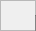
   <widget class="QFrame" name="tubeCalibFrame">
    <property name="geometry">
     <rect>
      <x>105</x>
      <y>75</y>
      <width>36</width>
      <height>31</height>
     </rect>
    </property>
    <property name="styleSheet">
     <string notr="true">background-image: url(:/transparent.png);</string>
    </property>
    <property name="frameShape">
     <enum>QFrame::StyledPanel</enum>
    </property>
    <property name="frameShadow">
     <enum>QFrame::Raised</enum>
    </property>
    <widget class="QFrame" name="frame_3">
     <property name="geometry">
      <rect>
       <x>35</x>
       <y>15</y>
       <width>401</width>
       <height>56</height>
      </rect>
     </property>
     <property name="styleSheet">
      <string notr="true">background-color: rgb(0, 0, 0,40);</string>
     </property>
     <property name="frameShape">
      <enum>QFrame::StyledPanel</enum>
     </property>
     <property name="frameShadow">
      <enum>QFrame::Raised</enum>
     </property>
     <widget class="QLabel" name="label_2">
      <property name="geometry">
       <rect>
        <x>10</x>
        <y>20</y>
        <width>101</width>
        <height>16</height>
       </rect>
      </property>
      <property name="font">
       <font>
        <family>Bitstream Charter</family>
        <pointsize>12</pointsize>
        <weight>75</weight>
        <bold>true</bold>
       </font>
      </property>
      <property name="toolTip">
       <string notr="true"/>
      </property>
      <property name="statusTip">
       <string notr="true"/>
      </property>
      <property name="whatsThis">
       <string notr="true"/>
      </property>
      <property name="accessibleName">
       <string notr="true"/>
      </property>
      <property name="accessibleDescription">
       <string notr="true"/>
      </property>
      <property name="styleSheet">
       <string notr="true">color: rgb(255, 255, 0);
border-image: url(:/transparent.png);
background-color: rgb(0, 0, 0,0);</string>
      </property>
      <property name="text">
       <string notr="true">TUBE NAME:</string>
      </property>
     </widget>
     <widget class="QLabel" name="tubeName">
      <property name="geometry">
       <rect>
        <x>115</x>
        <y>20</y>
        <width>156</width>
        <height>16</height>
       </rect>
      </property>
      <property name="font">
       <font>
        <family>Bitstream Charter</family>
        <pointsize>12</pointsize>
        <weight>75</weight>
        <bold>true</bold>
       </font>
      </property>
      <property name="toolTip">
       <string notr="true"/>
      </property>
      <property name="statusTip">
       <string notr="true"/>
      </property>
      <property name="whatsThis">
       <string notr="true"/>
      </property>
      <property name="accessibleName">
       <string notr="true"/>
      </property>
      <property name="accessibleDescription">
       <string notr="true"/>
      </property>
      <property name="styleSheet">
       <string notr="true">color: rgb(255, 255, 255);
border-image: url(:/transparent.png);
background-color: rgb(0, 0, 0,0);</string>
      </property>
      <property name="text">
       <string notr="true">XM12_SN123456</string>
      </property>
     </widget>
     <widget class="QFrame" name="readOnlyTubeFrame">
      <property name="geometry">
       <rect>
        <x>315</x>
        <y>0</y>
        <width>86</width>
        <height>56</height>
       </rect>
      </property>
      <property name="styleSheet">
       <string notr="true">background-color: rgb(0, 0, 0,0);</string>
      </property>
      <property name="frameShape">
       <enum>QFrame::StyledPanel</enum>
      </property>
      <property name="frameShadow">
       <enum>QFrame::Raised</enum>
      </property>
      <widget class="QLabel" name="tubeName_2">
       <property name="geometry">
        <rect>
         <x>5</x>
         <y>40</y>
         <width>76</width>
         <height>16</height>
        </rect>
       </property>
       <property name="font">
        <font>
         <family>Bitstream Charter</family>
         <pointsize>8</pointsize>
         <weight>75</weight>
         <bold>true</bold>
        </font>
       </property>
       <property name="toolTip">
        <string notr="true"/>
       </property>
       <property name="statusTip">
        <string notr="true"/>
       </property>
       <property name="whatsThis">
        <string notr="true"/>
       </property>
       <property name="accessibleName">
        <string notr="true"/>
       </property>
       <property name="accessibleDescription">
        <string notr="true"/>
       </property>
       <property name="styleSheet">
        <string notr="true">color: rgb(255, 255, 255);
border-image: url(:/transparent.png);
background-color: rgb(0, 0, 0,0);</string>
       </property>
       <property name="text">
        <string notr="true">READ ONLY</string>
       </property>
       <property name="alignment">
        <set>Qt::AlignCenter</set>
       </property>
      </widget>
      <widget class="QFrame" name="warningPC_2">
       <property name="geometry">
        <rect>
         <x>20</x>
         <y>5</y>
         <width>41</width>
         <height>36</height>
        </rect>
       </property>
       <property name="styleSheet">
        <string notr="true">border-image: url(:/warning.png);</string>
       </property>
       <property name="frameShape">
        <enum>QFrame::StyledPanel</enum>
       </property>
       <property name="frameShadow">
        <enum>QFrame::Raised</enum>
       </property>
      </widget>
     </widget>
    </widget>
    <widget class="QFrame" name="frame_7">
     <property name="geometry">
      <rect>
       <x>35</x>
       <y>85</y>
       <width>226</width>
       <height>116</height>
      </rect>
     </property>
     <property name="styleSheet">
      <string notr="true">background-color: rgb(0, 0, 0,40);</string>
     </property>
     <property name="frameShape">
      <enum>QFrame::StyledPanel</enum>
     </property>
     <property name="frameShadow">
      <enum>QFrame::Raised</enum>
     </property>
     <widget class="QLabel" name="label_4">
      <property name="geometry">
       <rect>
        <x>10</x>
        <y>5</y>
        <width>111</width>
        <height>16</height>
       </rect>
      </property>
      <property name="font">
       <font>
        <family>Bitstream Charter</family>
        <pointsize>12</pointsize>
        <weight>75</weight>
        <bold>true</bold>
       </font>
      </property>
      <property name="toolTip">
       <string notr="true"/>
      </property>
      <property name="statusTip">
       <string notr="true"/>
      </property>
      <property name="whatsThis">
       <string notr="true"/>
      </property>
      <property name="accessibleName">
       <string notr="true"/>
      </property>
      <property name="accessibleDescription">
       <string notr="true"/>
      </property>
      <property name="styleSheet">
       <string notr="true">color: rgb(255, 255, 0);
border-image: url(:/transparent.png);
background-color: rgb(0, 0, 0,0);</string>
      </property>
      <property name="text">
       <string notr="true">DATA PANEL</string>
      </property>
     </widget>
     <widget class="QLabel" name="label_5">
      <property name="geometry">
       <rect>
        <x>10</x>
        <y>35</y>
        <width>26</width>
        <height>16</height>
       </rect>
      </property>
      <property name="font">
       <font>
        <family>Bitstream Charter</family>
        <pointsize>12</pointsize>
        <weight>75</weight>
        <bold>true</bold>
       </font>
      </property>
      <property name="toolTip">
       <string notr="true"/>
      </property>
      <property name="statusTip">
       <string notr="true"/>
      </property>
      <property name="whatsThis">
       <string notr="true"/>
      </property>
      <property name="accessibleName">
       <string notr="true"/>
      </property>
      <property name="accessibleDescription">
       <string notr="true"/>
      </property>
      <property name="styleSheet">
       <string notr="true">color: rgb(255, 255, 0);
border-image: url(:/transparent.png);
background-color: rgb(0, 0, 0,0);</string>
      </property>
      <property name="text">
       <string notr="true">kV:</string>
      </property>
     </widget>
     <widget class="QLabel" name="label_6">
      <property name="geometry">
       <rect>
        <x>10</x>
        <y>60</y>
        <width>41</width>
        <height>16</height>
       </rect>
      </property>
      <property name="font">
       <font>
        <family>Bitstream Charter</family>
        <pointsize>12</pointsize>
        <weight>75</weight>
        <bold>true</bold>
       </font>
      </property>
      <property name="toolTip">
       <string notr="true"/>
      </property>
      <property name="statusTip">
       <string notr="true"/>
      </property>
      <property name="whatsThis">
       <string notr="true"/>
      </property>
      <property name="accessibleName">
       <string notr="true"/>
      </property>
      <property name="accessibleDescription">
       <string notr="true"/>
      </property>
      <property name="styleSheet">
       <string notr="true">color: rgb(255, 255, 0);
border-image: url(:/transparent.png);
background-color: rgb(0, 0, 0,0);</string>
      </property>
      <property name="text">
       <string notr="true">VDAC:</string>
      </property>
     </widget>
     <widget class="QLabel" name="tubekV">
      <property name="geometry">
       <rect>
        <x>60</x>
        <y>35</y>
        <width>31</width>
        <height>16</height>
       </rect>
      </property>
      <property name="font">
       <font>
        <family>Bitstream Charter</family>
        <pointsize>12</pointsize>
        <weight>75</weight>
        <bold>true</bold>
       </font>
      </property>
      <property name="toolTip">
       <string notr="true"/>
      </property>
      <property name="statusTip">
       <string notr="true"/>
      </property>
      <property name="whatsThis">
       <string notr="true"/>
      </property>
      <property name="accessibleName">
       <string notr="true"/>
      </property>
      <property name="accessibleDescription">
       <string notr="true"/>
      </property>
      <property name="styleSheet">
       <string notr="true">color: rgb(255, 255, 255);
border-image: url(:/transparent.png);
background-color: rgb(0, 0, 0,0);</string>
      </property>
      <property name="text">
       <string notr="true">---</string>
      </property>
     </widget>
     <widget class="QLabel" name="tubeVdac">
      <property name="geometry">
       <rect>
        <x>60</x>
        <y>60</y>
        <width>31</width>
        <height>16</height>
       </rect>
      </property>
      <property name="font">
       <font>
        <family>Bitstream Charter</family>
        <pointsize>12</pointsize>
        <weight>75</weight>
        <bold>true</bold>
       </font>
      </property>
      <property name="toolTip">
       <string notr="true"/>
      </property>
      <property name="statusTip">
       <string notr="true"/>
      </property>
      <property name="whatsThis">
       <string notr="true"/>
      </property>
      <property name="accessibleName">
       <string notr="true"/>
      </property>
      <property name="accessibleDescription">
       <string notr="true"/>
      </property>
      <property name="styleSheet">
       <string notr="true">color: rgb(255, 255, 255);
border-image: url(:/transparent.png);
background-color: rgb(0, 0, 0,0);</string>
      </property>
      <property name="text">
       <string notr="true">---</string>
      </property>
     </widget>
     <widget class="QLabel" name="label_12">
      <property name="geometry">
       <rect>
        <x>135</x>
        <y>35</y>
        <width>26</width>
        <height>16</height>
       </rect>
      </property>
      <property name="font">
       <font>
        <family>Bitstream Charter</family>
        <pointsize>12</pointsize>
        <weight>75</weight>
        <bold>true</bold>
       </font>
      </property>
      <property name="toolTip">
       <string notr="true"/>
      </property>
      <property name="statusTip">
       <string notr="true"/>
      </property>
      <property name="whatsThis">
       <string notr="true"/>
      </property>
      <property name="accessibleName">
       <string notr="true"/>
      </property>
      <property name="accessibleDescription">
       <string notr="true"/>
      </property>
      <property name="styleSheet">
       <string notr="true">color: rgb(255, 255, 0);
border-image: url(:/transparent.png);
background-color: rgb(0, 0, 0,0);</string>
      </property>
      <property name="text">
       <string notr="true">Ia:</string>
      </property>
     </widget>
     <widget class="QLabel" name="tubeIa">
      <property name="geometry">
       <rect>
        <x>185</x>
        <y>35</y>
        <width>31</width>
        <height>16</height>
       </rect>
      </property>
      <property name="font">
       <font>
        <family>Bitstream Charter</family>
        <pointsize>12</pointsize>
        <weight>75</weight>
        <bold>true</bold>
       </font>
      </property>
      <property name="toolTip">
       <string notr="true"/>
      </property>
      <property name="statusTip">
       <string notr="true"/>
      </property>
      <property name="whatsThis">
       <string notr="true"/>
      </property>
      <property name="accessibleName">
       <string notr="true"/>
      </property>
      <property name="accessibleDescription">
       <string notr="true"/>
      </property>
      <property name="styleSheet">
       <string notr="true">color: rgb(255, 255, 255);
border-image: url(:/transparent.png);
background-color: rgb(0, 0, 0,0);</string>
      </property>
      <property name="text">
       <string notr="true">---</string>
      </property>
     </widget>
     <widget class="QLabel" name="label_13">
      <property name="geometry">
       <rect>
        <x>135</x>
        <y>60</y>
        <width>41</width>
        <height>16</height>
       </rect>
      </property>
      <property name="font">
       <font>
        <family>Bitstream Charter</family>
        <pointsize>12</pointsize>
        <weight>75</weight>
        <bold>true</bold>
       </font>
      </property>
      <property name="toolTip">
       <string notr="true"/>
      </property>
      <property name="statusTip">
       <string notr="true"/>
      </property>
      <property name="whatsThis">
       <string notr="true"/>
      </property>
      <property name="accessibleName">
       <string notr="true"/>
      </property>
      <property name="accessibleDescription">
       <string notr="true"/>
      </property>
      <property name="styleSheet">
       <string notr="true">color: rgb(255, 255, 0);
border-image: url(:/transparent.png);
background-color: rgb(0, 0, 0,0);</string>
      </property>
      <property name="text">
       <string notr="true">IDAC:</string>
      </property>
     </widget>
     <widget class="QLabel" name="tubeIdac">
      <property name="geometry">
       <rect>
        <x>185</x>
        <y>60</y>
        <width>31</width>
        <height>16</height>
       </rect>
      </property>
      <property name="font">
       <font>
        <family>Bitstream Charter</family>
        <pointsize>12</pointsize>
        <weight>75</weight>
        <bold>true</bold>
       </font>
      </property>
      <property name="toolTip">
       <string notr="true"/>
      </property>
      <property name="statusTip">
       <string notr="true"/>
      </property>
      <property name="whatsThis">
       <string notr="true"/>
      </property>
      <property name="accessibleName">
       <string notr="true"/>
      </property>
      <property name="accessibleDescription">
       <string notr="true"/>
      </property>
      <property name="styleSheet">
       <string notr="true">color: rgb(255, 255, 255);
border-image: url(:/transparent.png);
background-color: rgb(0, 0, 0,0);</string>
      </property>
      <property name="text">
       <string notr="true">---</string>
      </property>
     </widget>
     <widget class="QLabel" name="label_7">
      <property name="geometry">
       <rect>
        <x>10</x>
        <y>85</y>
        <width>41</width>
        <height>16</height>
       </rect>
      </property>
      <property name="font">
       <font>
        <family>Bitstream Charter</family>
        <pointsize>12</pointsize>
        <weight>75</weight>
        <bold>true</bold>
       </font>
      </property>
      <property name="toolTip">
       <string notr="true"/>
      </property>
      <property name="statusTip">
       <string notr="true"/>
      </property>
      <property name="whatsThis">
       <string notr="true"/>
      </property>
      <property name="accessibleName">
       <string notr="true"/>
      </property>
      <property name="accessibleDescription">
       <string notr="true"/>
      </property>
      <property name="styleSheet">
       <string notr="true">color: rgb(255, 255, 0);
border-image: url(:/transparent.png);
background-color: rgb(0, 0, 0,0);</string>
      </property>
      <property name="text">
       <string notr="true">mAs:</string>
      </property>
     </widget>
     <widget class="QLabel" name="tubemAs">
      <property name="geometry">
       <rect>
        <x>60</x>
        <y>85</y>
        <width>31</width>
        <height>16</height>
       </rect>
      </property>
      <property name="font">
       <font>
        <family>Bitstream Charter</family>
        <pointsize>12</pointsize>
        <weight>75</weight>
        <bold>true</bold>
       </font>
      </property>
      <property name="toolTip">
       <string notr="true"/>
      </property>
      <property name="statusTip">
       <string notr="true"/>
      </property>
      <property name="whatsThis">
       <string notr="true"/>
      </property>
      <property name="accessibleName">
       <string notr="true"/>
      </property>
      <property name="accessibleDescription">
       <string notr="true"/>
      </property>
      <property name="styleSheet">
       <string notr="true">color: rgb(255, 255, 255);
border-image: url(:/transparent.png);
background-color: rgb(0, 0, 0,0);</string>
      </property>
      <property name="text">
       <string notr="true">---</string>
      </property>
     </widget>
    </widget>
    <widget class="QFrame" name="frame_8">
     <property name="geometry">
      <rect>
       <x>275</x>
       <y>85</y>
       <width>160</width>
       <height>116</height>
      </rect>
     </property>
     <property name="styleSheet">
      <string notr="true">background-color: rgb(0, 0, 0,40);</string>
     </property>
     <property name="frameShape">
      <enum>QFrame::StyledPanel</enum>
     </property>
     <property name="frameShadow">
      <enum>QFrame::Raised</enum>
     </property>
     <widget class="QFrame" name="smallFocusFrame">
      <property name="geometry">
       <rect>
        <x>55</x>
        <y>5</y>
        <width>41</width>
        <height>26</height>
       </rect>
      </property>
      <property name="styleSheet">
       <string notr="true">border-image: url(:/Sym/Sym/SmallFocus.png);</string>
      </property>
      <property name="frameShape">
       <enum>QFrame::StyledPanel</enum>
      </property>
      <property name="frameShadow">
       <enum>QFrame::Raised</enum>
      </property>
     </widget>
     <widget class="QFrame" name="largeFocusFrame">
      <property name="geometry">
       <rect>
        <x>95</x>
        <y>15</y>
        <width>41</width>
        <height>26</height>
       </rect>
      </property>
      <property name="styleSheet">
       <string notr="true">border-image: url(:/Sym/Sym/LargeFocus.png);</string>
      </property>
      <property name="frameShape">
       <enum>QFrame::StyledPanel</enum>
      </property>
      <property name="frameShadow">
       <enum>QFrame::Raised</enum>
      </property>
     </widget>
     <widget class="QLabel" name="label_8">
      <property name="geometry">
       <rect>
        <x>15</x>
        <y>20</y>
        <width>56</width>
        <height>16</height>
       </rect>
      </property>
      <property name="font">
       <font>
        <family>Bitstream Charter</family>
        <pointsize>12</pointsize>
        <weight>75</weight>
        <bold>true</bold>
       </font>
      </property>
      <property name="toolTip">
       <string notr="true"/>
      </property>
      <property name="statusTip">
       <string notr="true"/>
      </property>
      <property name="whatsThis">
       <string notr="true"/>
      </property>
      <property name="accessibleName">
       <string notr="true"/>
      </property>
      <property name="accessibleDescription">
       <string notr="true"/>
      </property>
      <property name="styleSheet">
       <string notr="true">color: rgb(255, 255, 0);
border-image: url(:/transparent.png);
background-color: rgb(0, 0, 0,0);</string>
      </property>
      <property name="text">
       <string notr="true">FOCUS</string>
      </property>
     </widget>
     <widget class="QLabel" name="label_9">
      <property name="geometry">
       <rect>
        <x>15</x>
        <y>55</y>
        <width>66</width>
        <height>16</height>
       </rect>
      </property>
      <property name="font">
       <font>
        <family>Bitstream Charter</family>
        <pointsize>12</pointsize>
        <weight>75</weight>
        <bold>true</bold>
       </font>
      </property>
      <property name="toolTip">
       <string notr="true"/>
      </property>
      <property name="statusTip">
       <string notr="true"/>
      </property>
      <property name="whatsThis">
       <string notr="true"/>
      </property>
      <property name="accessibleName">
       <string notr="true"/>
      </property>
      <property name="accessibleDescription">
       <string notr="true"/>
      </property>
      <property name="styleSheet">
       <string notr="true">color: rgb(255, 255, 0);
border-image: url(:/transparent.png);
background-color: rgb(0, 0, 0,0);</string>
      </property>
      <property name="text">
       <string notr="true">FILTER:</string>
      </property>
     </widget>
     <widget class="QLabel" name="tubeFilter">
      <property name="geometry">
       <rect>
        <x>95</x>
        <y>55</y>
        <width>41</width>
        <height>16</height>
       </rect>
      </property>
      <property name="font">
       <font>
        <family>Bitstream Charter</family>
        <pointsize>12</pointsize>
        <weight>75</weight>
        <bold>true</bold>
       </font>
      </property>
      <property name="toolTip">
       <string notr="true"/>
      </property>
      <property name="statusTip">
       <string notr="true"/>
      </property>
      <property name="whatsThis">
       <string notr="true"/>
      </property>
      <property name="accessibleName">
       <string notr="true"/>
      </property>
      <property name="accessibleDescription">
       <string notr="true"/>
      </property>
      <property name="styleSheet">
       <string notr="true">color: rgb(255, 255, 255);
border-image: url(:/transparent.png);
background-color: rgb(0, 0, 0,0);</string>
      </property>
      <property name="text">
       <string notr="true">Mo</string>
      </property>
      <property name="alignment">
       <set>Qt::AlignCenter</set>
      </property>
     </widget>
    </widget>
    <widget class="QFrame" name="frame_9">
     <property name="geometry">
      <rect>
       <x>35</x>
       <y>215</y>
       <width>401</width>
       <height>116</height>
      </rect>
     </property>
     <property name="styleSheet">
      <string notr="true">background-color: rgb(0, 0, 0,40);</string>
     </property>
     <property name="frameShape">
      <enum>QFrame::StyledPanel</enum>
     </property>
     <property name="frameShadow">
      <enum>QFrame::Raised</enum>
     </property>
     <widget class="QLabel" name="label_18">
      <property name="geometry">
       <rect>
        <x>10</x>
        <y>5</y>
        <width>151</width>
        <height>16</height>
       </rect>
      </property>
      <property name="font">
       <font>
        <family>Bitstream Charter</family>
        <pointsize>12</pointsize>
        <weight>75</weight>
        <bold>true</bold>
       </font>
      </property>
      <property name="toolTip">
       <string notr="true"/>
      </property>
      <property name="statusTip">
       <string notr="true"/>
      </property>
      <property name="whatsThis">
       <string notr="true"/>
      </property>
      <property name="accessibleName">
       <string notr="true"/>
      </property>
      <property name="accessibleDescription">
       <string notr="true"/>
      </property>
      <property name="styleSheet">
       <string notr="true">color: rgb(255, 255, 0);
border-image: url(:/transparent.png);
background-color: rgb(0, 0, 0,0);</string>
      </property>
      <property name="text">
       <string notr="true">EXPOSURE RESULT</string>
      </property>
     </widget>
     <widget class="QLabel" name="label_19">
      <property name="geometry">
       <rect>
        <x>10</x>
        <y>35</y>
        <width>116</width>
        <height>16</height>
       </rect>
      </property>
      <property name="font">
       <font>
        <family>Bitstream Charter</family>
        <pointsize>12</pointsize>
        <weight>75</weight>
        <bold>true</bold>
       </font>
      </property>
      <property name="toolTip">
       <string notr="true"/>
      </property>
      <property name="statusTip">
       <string notr="true"/>
      </property>
      <property name="whatsThis">
       <string notr="true"/>
      </property>
      <property name="accessibleName">
       <string notr="true"/>
      </property>
      <property name="accessibleDescription">
       <string notr="true"/>
      </property>
      <property name="styleSheet">
       <string notr="true">color: rgb(255, 255, 0);
border-image: url(:/transparent.png);
background-color: rgb(0, 0, 0,0);</string>
      </property>
      <property name="text">
       <string notr="true">kV (read):</string>
      </property>
     </widget>
     <widget class="QLabel" name="label_20">
      <property name="geometry">
       <rect>
        <x>10</x>
        <y>60</y>
        <width>76</width>
        <height>16</height>
       </rect>
      </property>
      <property name="font">
       <font>
        <family>Bitstream Charter</family>
        <pointsize>12</pointsize>
        <weight>75</weight>
        <bold>true</bold>
       </font>
      </property>
      <property name="toolTip">
       <string notr="true"/>
      </property>
      <property name="statusTip">
       <string notr="true"/>
      </property>
      <property name="whatsThis">
       <string notr="true"/>
      </property>
      <property name="accessibleName">
       <string notr="true"/>
      </property>
      <property name="accessibleDescription">
       <string notr="true"/>
      </property>
      <property name="styleSheet">
       <string notr="true">color: rgb(255, 255, 0);
border-image: url(:/transparent.png);
background-color: rgb(0, 0, 0,0);</string>
      </property>
      <property name="text">
       <string notr="true">Ia (read):</string>
      </property>
     </widget>
     <widget class="QLabel" name="kVRead">
      <property name="geometry">
       <rect>
        <x>100</x>
        <y>35</y>
        <width>31</width>
        <height>16</height>
       </rect>
      </property>
      <property name="font">
       <font>
        <family>Bitstream Charter</family>
        <pointsize>12</pointsize>
        <weight>75</weight>
        <bold>true</bold>
       </font>
      </property>
      <property name="toolTip">
       <string notr="true"/>
      </property>
      <property name="statusTip">
       <string notr="true"/>
      </property>
      <property name="whatsThis">
       <string notr="true"/>
      </property>
      <property name="accessibleName">
       <string notr="true"/>
      </property>
      <property name="accessibleDescription">
       <string notr="true"/>
      </property>
      <property name="styleSheet">
       <string notr="true">color: rgb(255, 255, 255);
border-image: url(:/transparent.png);
background-color: rgb(0, 0, 0,0);</string>
      </property>
      <property name="text">
       <string notr="true">---</string>
      </property>
     </widget>
     <widget class="QLabel" name="label_22">
      <property name="geometry">
       <rect>
        <x>10</x>
        <y>85</y>
        <width>36</width>
        <height>16</height>
       </rect>
      </property>
      <property name="font">
       <font>
        <family>Bitstream Charter</family>
        <pointsize>12</pointsize>
        <weight>75</weight>
        <bold>true</bold>
       </font>
      </property>
      <property name="toolTip">
       <string notr="true"/>
      </property>
      <property name="statusTip">
       <string notr="true"/>
      </property>
      <property name="whatsThis">
       <string notr="true"/>
      </property>
      <property name="accessibleName">
       <string notr="true"/>
      </property>
      <property name="accessibleDescription">
       <string notr="true"/>
      </property>
      <property name="styleSheet">
       <string notr="true">color: rgb(255, 255, 0);
border-image: url(:/transparent.png);
background-color: rgb(0, 0, 0,0);</string>
      </property>
      <property name="text">
       <string notr="true">mAs:</string>
      </property>
     </widget>
     <widget class="QLabel" name="IaRead">
      <property name="geometry">
       <rect>
        <x>100</x>
        <y>60</y>
        <width>31</width>
        <height>16</height>
       </rect>
      </property>
      <property name="font">
       <font>
        <family>Bitstream Charter</family>
        <pointsize>12</pointsize>
        <weight>75</weight>
        <bold>true</bold>
       </font>
      </property>
      <property name="toolTip">
       <string notr="true"/>
      </property>
      <property name="statusTip">
       <string notr="true"/>
      </property>
      <property name="whatsThis">
       <string notr="true"/>
      </property>
      <property name="accessibleName">
       <string notr="true"/>
      </property>
      <property name="accessibleDescription">
       <string notr="true"/>
      </property>
      <property name="styleSheet">
       <string notr="true">color: rgb(255, 255, 255);
border-image: url(:/transparent.png);
background-color: rgb(0, 0, 0,0);</string>
      </property>
      <property name="text">
       <string notr="true">---</string>
      </property>
     </widget>
     <widget class="QLabel" name="mAsRead">
      <property name="geometry">
       <rect>
        <x>100</x>
        <y>85</y>
        <width>31</width>
        <height>16</height>
       </rect>
      </property>
      <property name="font">
       <font>
        <family>Bitstream Charter</family>
        <pointsize>12</pointsize>
        <weight>75</weight>
        <bold>true</bold>
       </font>
      </property>
      <property name="toolTip">
       <string notr="true"/>
      </property>
      <property name="statusTip">
       <string notr="true"/>
      </property>
      <property name="whatsThis">
       <string notr="true"/>
      </property>
      <property name="accessibleName">
       <string notr="true"/>
      </property>
      <property name="accessibleDescription">
       <string notr="true"/>
      </property>
      <property name="styleSheet">
       <string notr="true">color: rgb(255, 255, 255);
border-image: url(:/transparent.png);
background-color: rgb(0, 0, 0,0);</string>
      </property>
      <property name="text">
       <string notr="true">---</string>
      </property>
     </widget>
    </widget>
   </widget>
